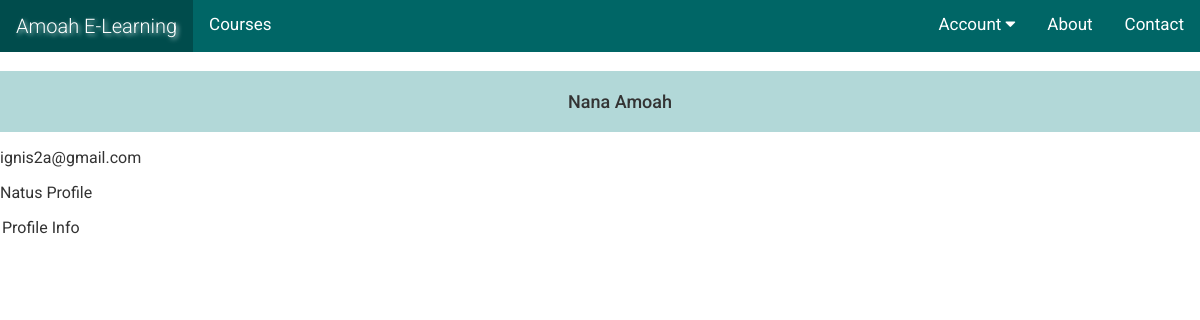
The app's page /students/2/natus/profile/ (signed in) with its own data.
### students/models.py (models this page shows, shortened)
class Profile(models.Model):
    user = models.OneToOneField(User, on_delete=models.CASCADE)
    image = models.ImageField(default='default.png', upload_to='students/profile_pics')
    bio = models.TextField(null=True, blank=True, verbose_name='biography')

### students/views.py (the view)
# urls.py: path('<int:pk>/<username>/profile/', StudentProfilePageView.as_view(template_name='students/student/profile.html'),
class StudentProfilePageView(LoginRequiredMixin, DetailView):
    model = Profile
    def get_context_data(self, *args, **kwargs):
        context = super(StudentProfilePageView, self).get_context_data(**kwargs)
        student = get_object_or_404(Profile, id=self.kwargs['pk'])
        context['student'] = student
        return context

### templates/students/student/profile.html (shortened to what this page needs)
{% extends 'base.html' %}
{% block content %}
    <div class="content-section">
        <div class="media">
            <div class="media-body">
                <h1 class="account-heading">{{ student.user.first_name }} {{ student.user.last_name }}</h1>
                <p class="text-secondary">{{ student.user.email }}</p>
                <p class="card-text">
                    {{ student.bio }}
                </p>
            </div>
        </div>
        <legend class="border-bottom mb-4">Profile Info</legend>
    </div>
{% endblock %}

### static/css/base.css (style rules this page uses)
body { margin: 0; font-family: 'Roboto', sans-serif; font-weight: 400; color: #333; }
* { box-sizing: border-box; }
h1, h2, h3, h4, h5, h6 { font-family: 'Roboto', sans-serif; font-weight: 500; }
h1 { background: #b2d8d8; text-align: center; width: 100%; overflow: auto; padding:20px 0 20px 40px; margin: 0; }
.account-heading { font-size: 18px; }

### static/css/home.css (style rules this page uses)
* { box-sizing: border-box; }

### static/css/navbar.css (style rules this page uses)
body { margin: 0; font-family: "Roboto", sans-serif; }

### records on screen
Profile: user.first_name "Nana", user.last_name "Amoah", user.email "ignis2a@gmail.com", bio "Natus Profile"
